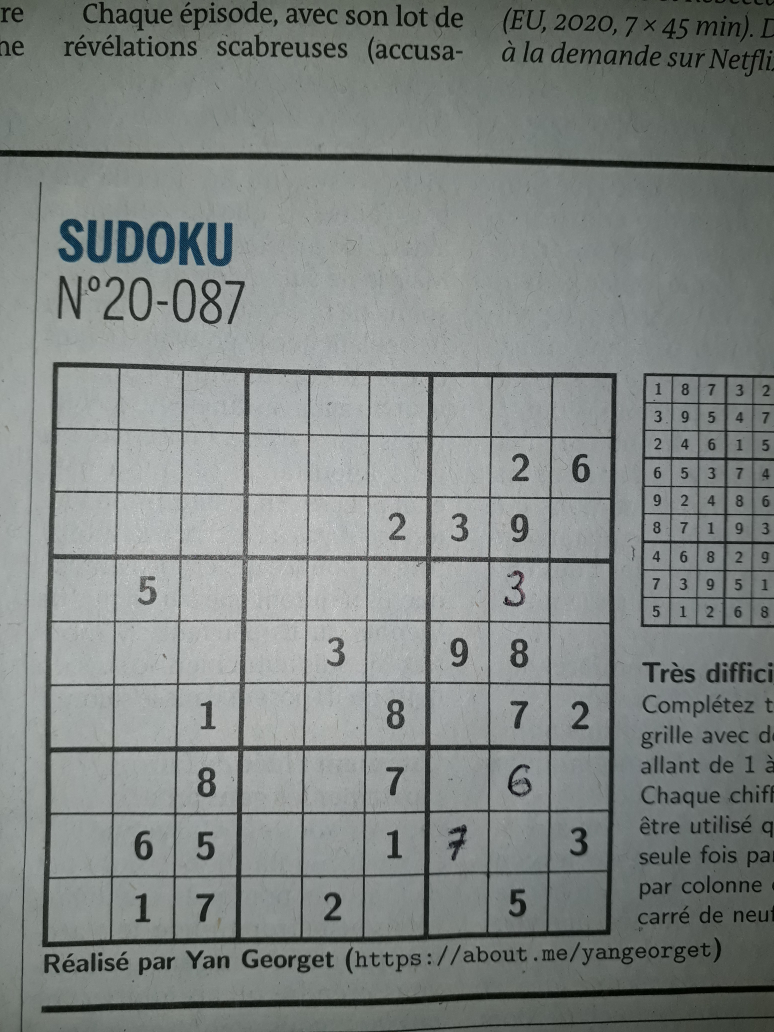
#> input picture s1.jpg, 3096 x 4128 px (shown at 1/4 size)
$ python adaptive_equalization.py
#> lines starting #> are read from the running program, lines starting #| are printed output that depends on the picture; after the words box and inside, x2 and y2 are one past the last pixel; in counts of white or black regions, pixels touching at a corner belong together
# USAGE
# python adaptive_equalization.py --image images/boston.png


from imutils.perspective import four_point_transform
from skimage.segmentation import clear_border
import numpy as np
import imutils
import cv2
import pytesseract


debug=True

finalwidth=600

# load the input image from disk and convert it to grayscale
print("[INFO] loading input image...")
image = cv2.imread('s1.jpg')
#> image is the input picture: shape (4128, 3096, 3); mean B, G, R 131.2, 133.5, 128.4
image = cv2.imread('s2.png')
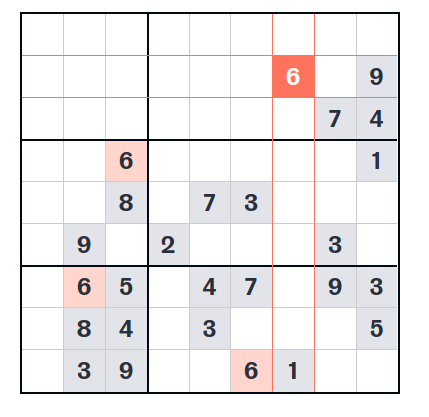
#> input picture s2.png, 429 x 417 px
#> image is the input picture: shape (417, 429, 3); mean B, G, R 235.8, 235, 237.6

aspectratio=image.shape[0]/image.shape[1]
#> aspectratio = 0.972
newheight=int(finalwidth*aspectratio)
#> newheight = 583

image=cv2.resize(image, (finalwidth, newheight))
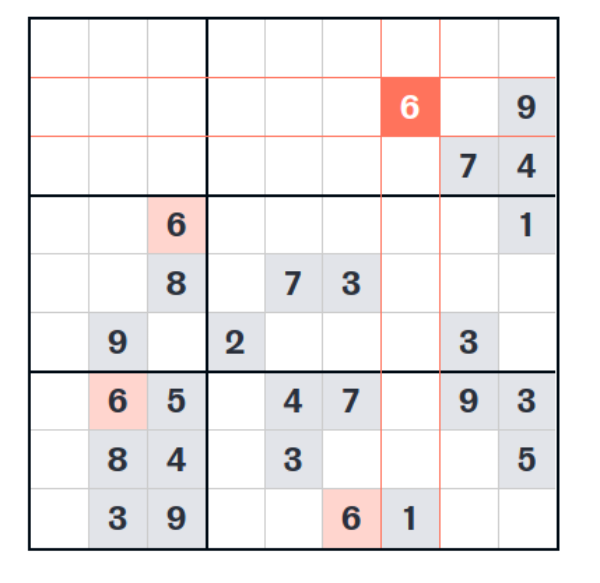
#> image: shape (583, 600, 3); mean B, G, R 235.8, 234.9, 237.6

def find_puzzle(image, debug=False):

#> called with debug = False
    gray = cv2.cvtColor(image, cv2.COLOR_BGR2GRAY)
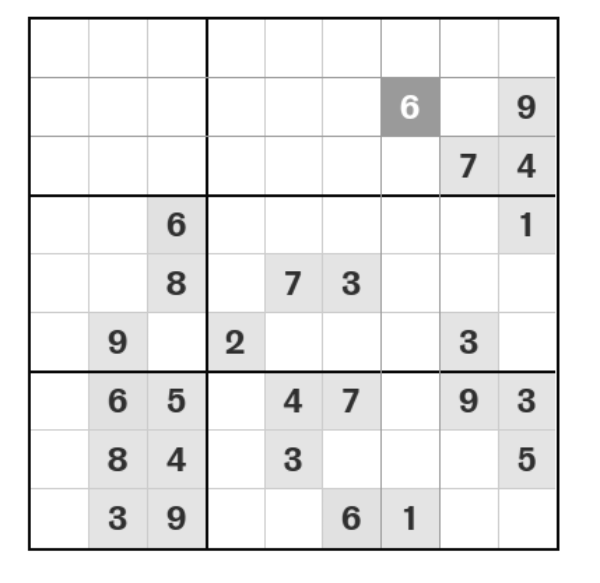
#> gray: shape (583, 600); min 9, max 255, mean 235.8
    blurred = cv2.GaussianBlur(gray, (7, 7), 3)
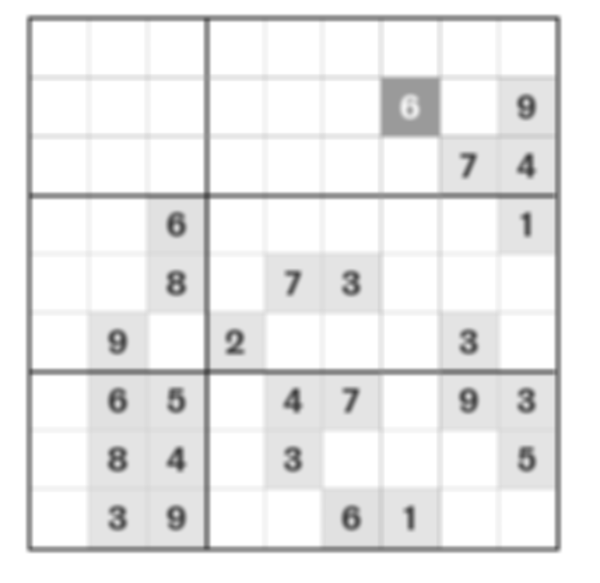
#> blurred: shape (583, 600); min 62, max 255, mean 235.8
    # apply adaptive thresholding and then invert the threshold map
    thresh = cv2.adaptiveThreshold(blurred, 255,
    		cv2.ADAPTIVE_THRESH_GAUSSIAN_C, cv2.THRESH_BINARY, 11, 2)
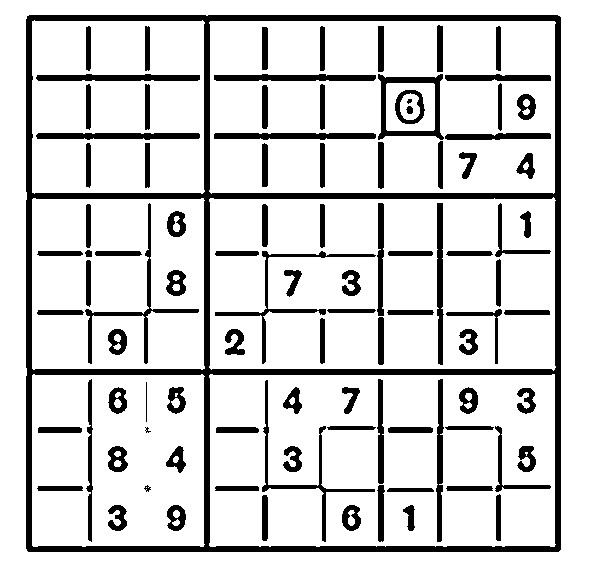
#> thresh: shape (583, 600); 84.3% white; 97 black regions (2 under 20 px), largest, box (x1, y1, x2, y2) and area: (26, 15, 561, 552) 21930, (378, 74, 444, 140) 1227, (85, 203, 199, 364) 1198
    thresh = cv2.bitwise_not(thresh)
#> thresh: shape (583, 600); 15.7% white; 97 white regions (2 under 20 px)
    if debug:
        cv2.imshow("Puzzle Thresh", thresh)
        cv2.waitKey(0)
        cv2.destroyAllWindows()
# find contours in the thresholded image and sort them by size in
	# descending order
    cnts = cv2.findContours(thresh.copy(), cv2.RETR_EXTERNAL,
    		cv2.CHAIN_APPROX_SIMPLE)
#> cnts = 1 contour; box (x1, y1, x2, y2) and area: (26, 15, 561, 552) 286193
    cnts = imutils.grab_contours(cnts)
    cnts = sorted(cnts, key=cv2.contourArea, reverse=True)
    	# initialize a contour that corresponds to the puzzle outline
    puzzleCnt = None
    	# loop over the contours
    for c in cnts:
    		# approximate the contour
    		peri = cv2.arcLength(c, True)
    		approx = cv2.approxPolyDP(c, 0.02 * peri, True)
    		# if our approximated contour has four points, then we can
    		# assume we have found the outline of the puzzle
    		if len(approx) == 4:
    			puzzleCnt = approx
    			break
#> this loop made 1 pass
#> (peri, puzzleCnt) on pass 1: (2137.8, [[27, 16], [27, 550], [558, 551], [560, 17]])
    if puzzleCnt is None:
    		raise Exception(("Could not find Sudoku puzzle outline. "
    			"Try debugging your thresholding and contour steps."))
    if debug:
    		# draw the contour of the puzzle on the image and then display
    		# it to our screen for visualization/debugging purposes
        output = image.copy()
        cv2.drawContours(output, [puzzleCnt], -1, (0, 255, 0), 2)
        cv2.imshow("Puzzle Outline", output)
        cv2.waitKey(0)
        cv2.destroyAllWindows()
# apply a four point perspective transform to both the original
	# image and grayscale image to obtain a top-down bird's eye view
	# of the puzzle
    puzzle = four_point_transform(image, puzzleCnt.reshape(4, 2))
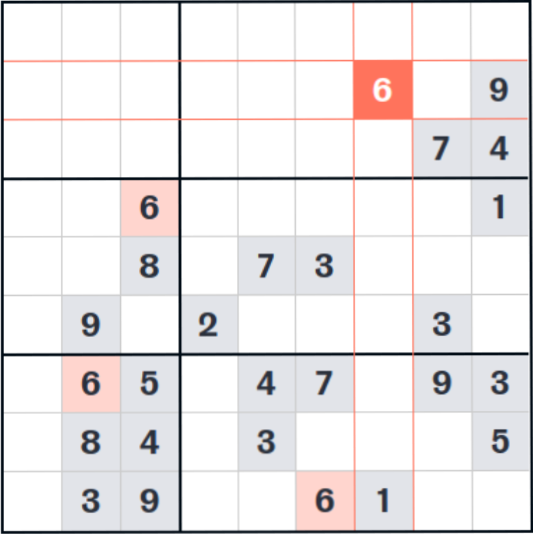
#> puzzle: shape (534, 533, 3); mean B, G, R 231.5, 230.5, 233.7
    warped = four_point_transform(gray, puzzleCnt.reshape(4, 2))
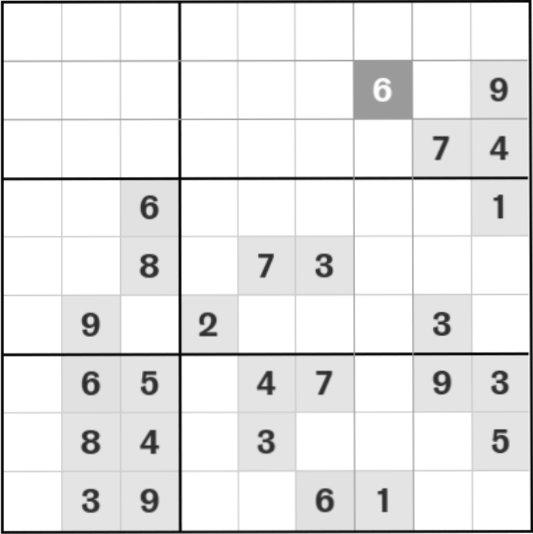
#> warped: shape (534, 533); min 9, max 255, mean 231.6
	# check to see if we are visualizing the perspective transform
    if debug:
    		# show the output warped image (again, for debugging purposes)
            cv2.imshow("Puzzle Transform", puzzle)
            cv2.imshow("warped", warped)
            cv2.waitKey(0)
            cv2.destroyAllWindows()
    return (puzzle, warped)


def extract_digit(cell, debug=False):
	# apply automatic thresholding to the cell and then clear any
	# connected borders that touch the border of the cell
    thresh = cv2.threshold(cell, 0, 255,
		cv2.THRESH_BINARY_INV | cv2.THRESH_OTSU)[1]
    thresh = clear_border(thresh)
	# check to see if we are visualizing the cell thresholding step
    if debug:
        cv2.imshow("Cell Thresh", thresh)
        cv2.waitKey(0)
    cnts = cv2.findContours(thresh.copy(), cv2.RETR_EXTERNAL,
                            cv2.CHAIN_APPROX_SIMPLE)
    cnts = imutils.grab_contours(cnts)
	# if no contours were found than this is an empty cell
    if len(cnts) == 0:
        return None
	# otherwise, find the largest contour in the cell and create a
	# mask for the contour
    c = max(cnts, key=cv2.contourArea)
    mask = np.zeros(thresh.shape, dtype="uint8")
    cv2.drawContours(mask, [c], -1, 255, -1)
    # compute the percentage of masked pixels relative to the total
	# area of the image
    (h, w) = thresh.shape
    percentFilled = cv2.countNonZero(mask) / float(w * h)
	# if less than 3% of the mask is filled then we are looking at
	# noise and can safely ignore the contour
    if percentFilled < 0.03:
        # [5 lines of commented-out code are left out]
        return None
	# apply the mask to the thresholded cell
    digit = cv2.bitwise_and(thresh, thresh, mask=mask)
	# check to see if we should visualize the masking step
    if debug:
        cv2.imshow("Digit", digit)
        cv2.waitKey(0)
        cv2.destroyAllWindows()
	# return the digit to the calling function
    return digit

(puzzleImage, warped) = find_puzzle(image, debug=False)

# initialize our 9x9 Sudoku board
board = np.zeros((9, 9), dtype="int")
# a Sudoku puzzle is a 9x9 grid (81 individual cells), so we can
# infer the location of each cell by dividing the warped image
# into a 9x9 grid
stepX = warped.shape[1] // 9
#> stepX = 59
stepY = warped.shape[0] // 9
#> stepY = 59
# initialize a list to store the (x, y)-coordinates of each cell
# location
cellLocs = []
ref = np.zeros((9, 9), dtype="int")
ref[1,8]=6
ref[1,7]=2
ref[2,5]=2
ref[2,6]=3
ref[2,7]=9
ref[3,1]=5
ref[3,7]=3
ref[4,4]=3
ref[4,6]=9
ref[4,7]=8
ref[5,2]=1
ref[5,5]=8
ref[5,7]=7
ref[5,8]=2
ref[6,2]=8
ref[6,5]=7
ref[6,7]=6
ref[7,1]=6
ref[7,2]=5
ref[7,5]=1
ref[7,6]=7
ref[7,8]=3
ref[8,1]=1
ref[8,2]=7
ref[8,4]=2
ref[8,7]=5

# loop over the grid locations
for y in range(0, 9):
	# initialize the current list of cell locations
    row = []
    for x in range(0, 9):
		# compute the starting and ending (x, y)-coordinates of the
		# current cell
        startX = x * stepX
        startY = y * stepY
        endX = (x + 1) * stepX
        endY = (y + 1) * stepY
		# add the (x, y)-coordinates to our cell locations list
        row.append((startX, startY, endX, endY))
        # crop the cell from the warped transform image and then
		# extract the digit from the cell
        cell = warped[startY:endY, startX:endX]
        cellc=cell.copy()
        # print(np.mean(cellc))
        (h, w) = cellc.shape
        # np.putmask(cellc,cellc > 200,255)
        np.putmask(cellc,cellc < np.mean(cellc),0)

        percentFilled = np.count_nonzero(cellc) / float(w * h)
        # [11 lines of commented-out code are left out]


        if percentFilled <0.5:
            cell=255-cell

        # print(percentFilled)

        # # print(percentFilled)
        # cv2.imshow("cell", cell)
        # # cv2.imshow("roi1", roi1)
        # # cv2.imshow("Digit", roi)
        # cv2.waitKey(0)
        # cv2.destroyAllWindows()
        digit = extract_digit(cell, debug=False)
		# verify that the digit is not empty
        if digit is not None:
        # if True:
			# resize the cell to 28x28 pixels and then prepare the
			# cell for classification
            roi = cv2.resize(digit, (64, 64))

            roi=255-roi
            # np.putmask(roi,roi > 128,255)
            # np.putmask(roi,roi < 129,0)
            roi1=roi.copy()
            # print(roi.shape)
            # print(np.unique(roi))
            kernel = np.ones((3,3),np.uint8)
            roi = cv2.dilate(roi,kernel,iterations = 1)
            kernel = np.ones((4,4),np.uint8)
            roi = cv2.erode(roi,kernel,iterations = 1)
#> (the run stopped early here; a loop or call above may not have finished)
